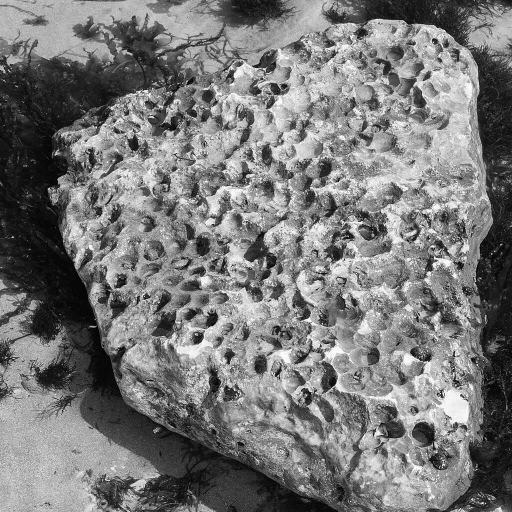
#> input picture images/p2/cover_textured.png, 1024 x 1024 px (shown at 1/2 size)
$ python run_2_1_decomposition.py
#> lines starting #> are read from the running program, lines starting #| are printed output that depends on the picture; after the words box and inside, x2 and y2 are one past the last pixel; in counts of white or black regions, pixels touching at a corner belong together; long printed decimals are rounded
### code/p2_bitplane/starter.py
"""P2 starter. Implement every function marked TODO."""
import numpy as np


def bit_planes(img):
    """TODO 2.1: (H,W) uint8 -> (8,H,W) uint8 in {0,1}, index 0 = LSB."""
    img = img.astype(np.uint8)
    return np.stack([(img >> b) & 1 for b in range(8)], axis=0)


def reconstruct(planes, keep):
    """TODO 2.1: rebuild from the `keep` most significant planes.

    `keep` MSB planes means bit indices 7, 6, ..., 7-keep+1 (indices 0=LSB..7=MSB
    as produced by bit_planes). The remaining (unused) low bits are treated as 0.
    """
    out = np.zeros(planes.shape[1:], dtype=np.uint16)
    for b in range(8 - keep, 8):
        out |= (planes[b].astype(np.uint16) << b)
    return out.astype(np.uint8)


def gray_encode(img):
    """TODO 2.1: Gray-coded intensities, for the ramp comparison.

    Standard binary-to-Gray: gray = img XOR (img >> 1). Adjacent integers
    differ by exactly one bit in the Gray code, unlike standard binary.
    """
    img = img.astype(np.uint8)
    return img ^ (img >> 1)


# [113 lines left out: functions embed_lsb, extract_lsb, embed_robust, extract_robust, degrade_gaussian, degrade_jpeg, not called in this run]


def ber(a, b):
    return float(np.mean(a != b))


def psnr(a, b, peak=255.0):
    mse = np.mean((a.astype(np.float64) - b.astype(np.float64))**2)
    return float("inf") if mse == 0 else 10 * np.log10(peak * peak / mse)

### code/p2_bitplane/run_2_1_decomposition.py
"""2.1 Decomposition: 8 bit planes of the textured cover, PSNR-against-n
reconstruction curve, a constructed linear ramp (standard vs Gray-coded),
saved into Report/Images/.
"""
import sys
from pathlib import Path

import numpy as np
import matplotlib.pyplot as plt
from PIL import Image

sys.path.insert(0, str(Path(__file__).resolve().parent))
from starter import bit_planes, reconstruct, gray_encode, psnr

ROOT = Path(__file__).resolve().parents[2]
IMG_OUT = ROOT / "Report" / "Images"
IMG_OUT.mkdir(parents=True, exist_ok=True)

cover = np.asarray(Image.open(ROOT / "images/p2/cover_textured.png"))
#> cover is the input picture: shape (1024, 1024); min 0, max 255, mean 120.8

# --- 8 bit planes ------------------------------------------------------
planes = bit_planes(cover)  # (8, H, W), index 0 = LSB

fig, axes = plt.subplots(2, 4, figsize=(14, 7.2))
for b in range(8):
    ax = axes[b // 4, b % 4]
    ax.imshow(planes[b], cmap="gray", vmin=0, vmax=1)
    label = "LSB" if b == 0 else ("MSB" if b == 7 else f"bit {b}")
    ax.set_title(f"Plane {b} ({label})")
    ax.set_xticks([]); ax.set_yticks([])
fig.suptitle("Bit planes of cover_textured.png (0 = LSB, 7 = MSB)")
fig.tight_layout()
fig.savefig(IMG_OUT / "p2_2_1_bit_planes.png", dpi=150)
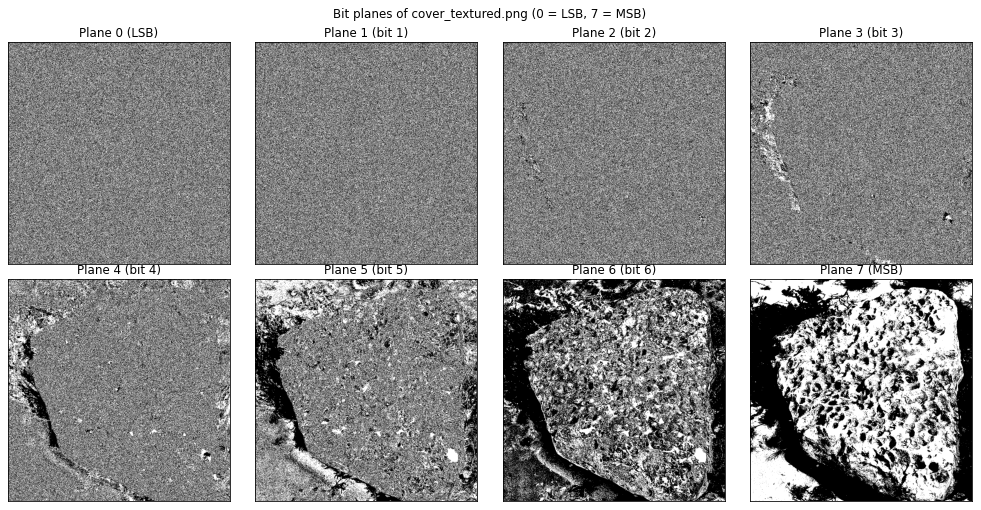
#> figure drawn by matplotlib, 8 panels
plt.close(fig)

# --- PSNR against n (top-n MSB planes kept) -----------------------------
psnrs = []
for n in range(1, 9):
    rec = reconstruct(planes, n)
    psnrs.append(psnr(rec, cover))
    print(f"n={n} planes kept: PSNR={psnrs[-1]:.2f} dB")
#> this loop made 8 passes
#> mse in psnr on passes 1 to 8: 4206.7, 1322.3, 326, 77.69, 17.47, 3.5, 0.5, 0
#| n=1 planes kept: PSNR=11.89 dB
#| n=2 planes kept: PSNR=16.92 dB
#| n=3 planes kept: PSNR=23.00 dB
#| n=4 planes kept: PSNR=29.23 dB
#| n=5 planes kept: PSNR=35.71 dB
#| n=6 planes kept: PSNR=42.69 dB
#| n=7 planes kept: PSNR=51.14 dB
#| n=8 planes kept: PSNR=inf dB
#> pass 1, `rec = reconstruct(planes, n)`:
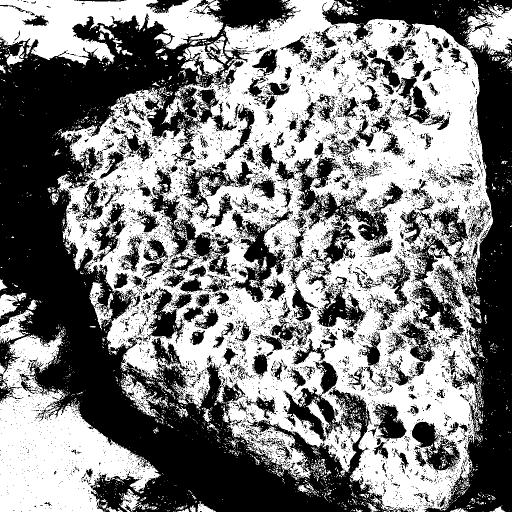
#> rec: shape (1024, 1024) (shown at 1/2 size); values 0 (black) and 128 (white), 50.9% white; 7117 black regions (6698 under 20 px), largest, box (x1, y1, x2, y2) and area: (0, 0, 788, 1024) 260086, (644, 0, 1024, 1024) 83129, (513, 285, 807, 580) 15531
#> pass 2, `rec = reconstruct(planes, n)`:
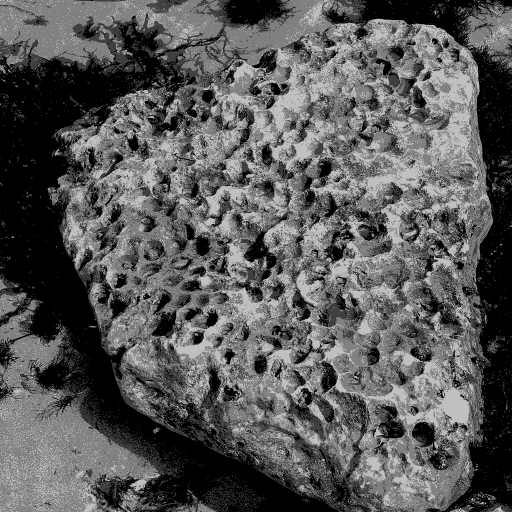
#> rec: shape (1024, 1024) (shown at 1/2 size); min 0, max 192, mean 89.2
#> pass 3, `rec = reconstruct(planes, n)`:
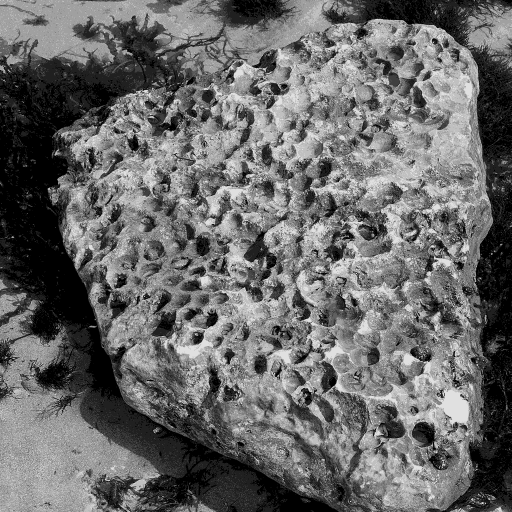
#> rec: shape (1024, 1024) (shown at 1/2 size); min 0, max 224, mean 105.2
#> after the loop, psnrs = [11.89, 16.92, 23, 29.23, 35.71, 42.69, 51.14, inf]

gains = [psnrs[i] - psnrs[i-1] for i in range(1, len(psnrs)-1)]  # exclude last (inf)
#> gains = [5.03, 6.08, 6.23, 6.48, 6.98, 8.45]
print("per-plane gains (n=1..6 -> n=2..7):", [f"{g:.2f}" for g in gains])
#| per-plane gains (n=1..6 -> n=2..7): ['5.03', '6.08', '6.23', '6.48', '6.98', '8.45']
print("mean gain (excluding the inf jump to n=8):", np.mean(gains))
#| mean gain (excluding the inf jump to n=8): 6.542

fig, ax = plt.subplots(figsize=(6.5, 4.5))
finite_n = list(range(1, 8))
finite_psnr = psnrs[:7]
#> finite_psnr = [11.89, 16.92, 23, 29.23, 35.71, 42.69, 51.14]
ax.plot(finite_n, finite_psnr, "o-")
ax.set_xlabel("$n$ (MSB planes kept)")
ax.set_ylabel("PSNR (dB)")
ax.set_title("PSNR against $n$ (n=8 omitted: exact reconstruction, PSNR=$\\infty$)")
ax.grid(True, alpha=0.3)
fig.tight_layout()
fig.savefig(IMG_OUT / "p2_2_1_psnr_vs_n.png", dpi=150)
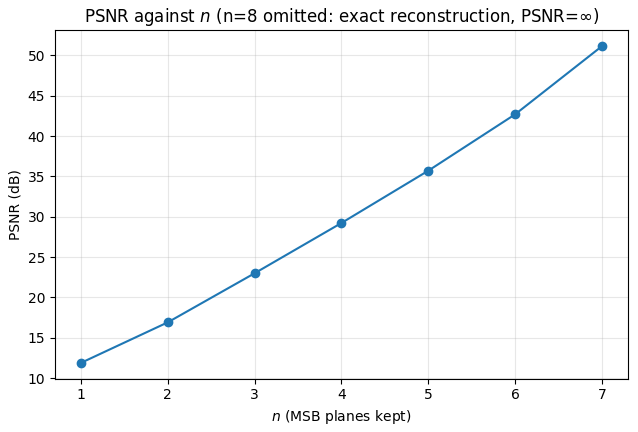
#> figure drawn by matplotlib, 1 panel
plt.close(fig)

# --- Linear ramp: standard binary vs Gray-coded -------------------------
H, W = 256, 512
ramp_row = np.linspace(0, 255, W).astype(np.uint8)
ramp = np.tile(ramp_row, (H, 1))

ramp_planes = bit_planes(ramp)
gray_ramp = gray_encode(ramp)
gray_planes = bit_planes(gray_ramp)

fig, axes = plt.subplots(2, 4, figsize=(14, 5.0))
for b in range(4):  # low 4 planes are the interesting/striped ones
    axes[0, b].imshow(ramp_planes[b], cmap="gray", vmin=0, vmax=1, aspect="auto")
    axes[0, b].set_title(f"Binary, plane {b}")
    axes[0, b].set_xticks([]); axes[0, b].set_yticks([])
    axes[1, b].imshow(gray_planes[b], cmap="gray", vmin=0, vmax=1, aspect="auto")
    axes[1, b].set_title(f"Gray-coded, plane {b}")
    axes[1, b].set_xticks([]); axes[1, b].set_yticks([])
fig.suptitle("Linear ramp: low bit planes, standard binary (top) vs Gray code (bottom)")
fig.tight_layout()
fig.savefig(IMG_OUT / "p2_2_1_ramp_gray_comparison.png", dpi=150)
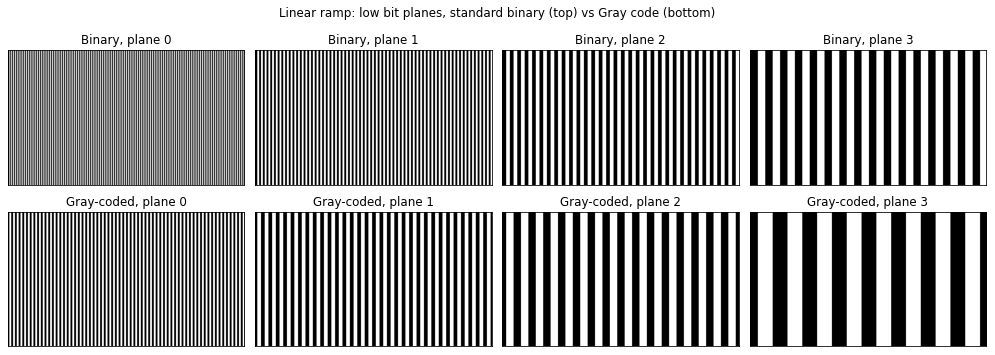
#> figure drawn by matplotlib, 8 panels
plt.close(fig)

print(f"\nSaved bit planes, PSNR curve, and ramp comparison to {IMG_OUT}")
